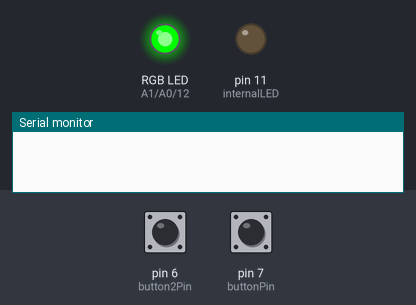
Bench run of a sketch on a simulated Teensy 4. Parts: an RGB LED mixed from three pins (HIGH = lit), output pins drawn as LEDs (lit = HIGH), the last lines printed to the serial monitor. Inputs (shaded band) come from the test bench; at power-on: pin 7 (buttonPin) HIGH, pin 6 (button2Pin) HIGH.

Above: at 1.2 s.
1.3 s: pin 7 (buttonPin) pulled LOW for 0.15 s
At 2.0 s:
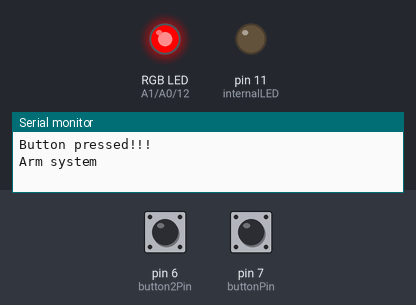
4.4 s: pin 7 (buttonPin) pulled LOW for 1 s
At 5.3 s:
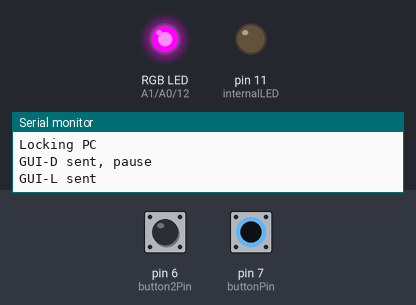
8.0 s: pin 7 (buttonPin) pulled LOW for 3.2 s
At 9.8 s:
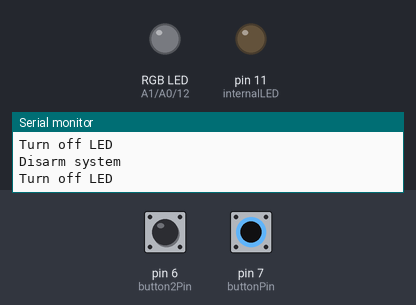
Timing chart, 0 to 11.3 s (numbered marks = the images above; inputs shaded):
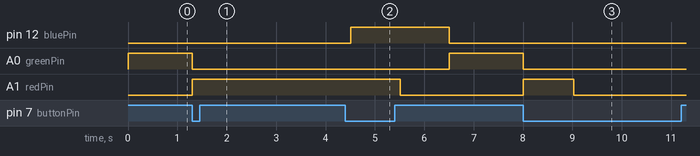

Measured:
- after the input at 1.3 s, A0 (greenPin): HIGH → LOW at once; A1 (redPin): LOW → HIGH at once
- after the input at 4.4 s, pin 12 (bluePin): LOW → HIGH after 0.11 s, → LOW 2.0 s later; A1 (redPin): HIGH → LOW after 1.1 s instead of 2.0 s
- after the input at 8.0 s, A0 (greenPin): HIGH → LOW at once; A1 (redPin): LOW → HIGH at once, → LOW 1.0 s later

The sketch:

panic_button_serial.ino
```cpp
#include <Bounce.h>

/*
Author : Carl Verbiest
Created : Jul 9, 2012
Purpose : Teensy 2.0 code for a windows lockdown button
*/

const int redPin =  15;
const int greenPin =  14;
const int bluePin =  12;
const int internalLED = 11;
const int buttonPin = 7;
const int button2Pin = 6;
const int MaxBufferSize = 512;

Bounce pushbutton = Bounce(button2Pin, 10);  // 10 ms debounce

int warnLevel = 0;
int beenUp = 0;
int SerialOn = 0;
int downCount = 0;
int BufferSize = 0;
char lastinfo[100];
char SerialBuffer[512];


// The setup() method runs once, when the sketch starts

void setup()   {
  // initialize the digitals pin as an outputs
  pinMode(redPin, OUTPUT);
  pinMode(greenPin, OUTPUT);
  pinMode(bluePin, OUTPUT);
  pinMode(internalLED, OUTPUT);

  pinMode(buttonPin, INPUT_PULLUP);
  pinMode(button2Pin, INPUT_PULLUP);

  Serial.begin(38400);
  SerialOn = 1;

  SetLedRGB(LOW,HIGH,LOW);
}

void SetLedRGB(int red, int green, int blue) {
  digitalWrite(redPin, red);
  digitalWrite(greenPin, green);
  digitalWrite(bluePin, blue);
}

/*
send feedback over serial interface,
*/
void feedback(char txt[]) {
  if (SerialOn) { if (strcmp(lastinfo,txt)) Serial.println(txt); strcpy(lastinfo, txt); }
}

void LockPC() {
    feedback("Locking PC");
    exit;

    // Press GUI-D
    Keyboard.set_modifier(MODIFIERKEY_GUI);
    Keyboard.send_now();
    Keyboard.set_key1(KEY_D);
    Keyboard.send_now();
    // release all the keys at the same instant
    Keyboard.set_modifier(0);
    Keyboard.set_key1(0);
    Keyboard.send_now();

    feedback("GUI-D sent, pause");
    delay(100);

    // Press GUI-L
    Keyboard.set_modifier(MODIFIERKEY_GUI);
    Keyboard.send_now();
    Keyboard.set_key1(KEY_L);
    Keyboard.send_now();
    // release all the keys at the same instant
    Keyboard.set_modifier(0);
    Keyboard.set_key1(0);
    Keyboard.send_now();
    Serial.println("GUI-L sent");

    SetLedRGB(HIGH,LOW,HIGH);
    delay(1000);
    SetLedRGB(LOW,LOW,HIGH);
    delay(1000);
    SetLedRGB(LOW,HIGH,LOW);
}


void loop()
{
  char info[100];

  // Process serial input
  unsigned char bytecount = 0;
  unsigned char incomingByte = 0;
  while (Serial.available() && bytecount < 64) {
    incomingByte = Serial.read();
    if (incomingByte == 13) {
      SerialBuffer[BufferSize++] = 0;
      sprintf(info, "Received:%s", SerialBuffer);
      feedback(info);
      BufferSize = 0;
    } else {
      SerialBuffer[BufferSize++] = incomingByte;
      if (incomingByte < 33 or incomingByte > 127) {
        sprintf(info, "Detected chr(%i), %i in buffer", incomingByte, BufferSize);
        feedback(info);
      }

    }
    bytecount++;
  }

  if (pushbutton.update()) {
    if (pushbutton.fallingEdge()) {
    }
    feedback("pushbutton.fallingEdge");
    Keyboard.print(SerialBuffer);
  }
/*
  // Pin HIGH = button not pressed
  if (digitalRead(button2Pin) == HIGH) {
    digitalWrite(internalLED, LOW);
    // feedback("Button II not pressed...");
  } else {
    digitalWrite(internalLED, HIGH);
    feedback("Button II pressed");
    Keyboard.print(SerialBuffer);
  }
*/

  if (digitalRead(buttonPin) == HIGH) {
    beenUp = 1;
    downCount = 0;
    /* feedback("Button is not pressed...");*/
  } else {
    downCount++;
    if (beenUp) {
      beenUp = 0;
      feedback("Button pressed!!!");
      warnLevel += 500;
      if (warnLevel > 500) {
        LockPC();
        warnLevel = 0;
      } else {
        feedback("Arm system");
      }
    }
    // Detect long button press
    downCount++;
    if (downCount > 200) {
      feedback("Disarm system");
      warnLevel = 0;
      feedback("Turn off LED");
      SetLedRGB(LOW,LOW,LOW);
    }
  }
//  sprintf(info, "Warning level is %i, downCount %i", warnLevel, downCount);
//  feedback(info);
  if (warnLevel > 0) {
    SetLedRGB(HIGH,LOW,LOW);
    warnLevel--;
    if (warnLevel == 0) {
      feedback("Disarm system");
      SetLedRGB(LOW,HIGH,LOW);
    }
  }
  delay(10);
}
```
